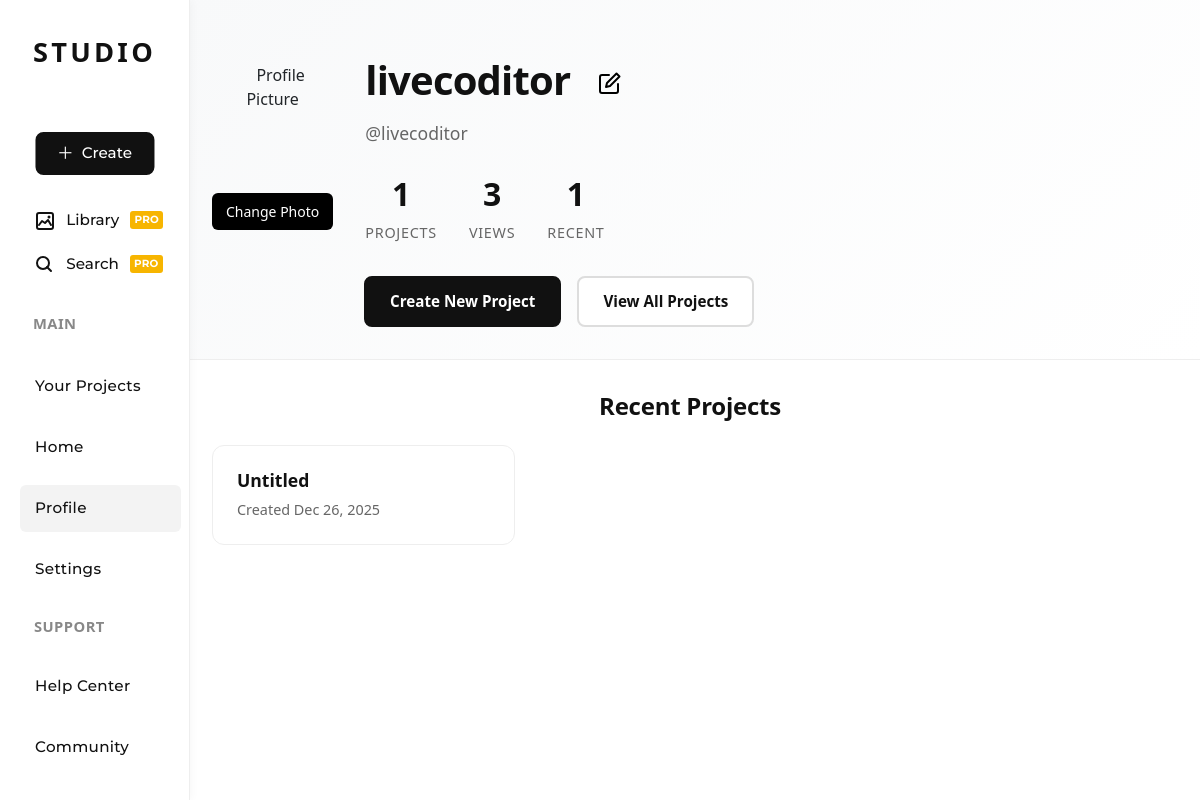
Page /profile/ (signed in) on the committed database.
### app/models.py (models this page shows, shortened)
class User(AbstractUser):
    has_agreed_policy = models.BooleanField(default=False)
    pass

class Pen(models.Model):
    user = models.ForeignKey(User, on_delete=models.CASCADE)
    title = models.CharField(max_length=200, blank=True)
    html_code = models.TextField()
    css_code = models.TextField(blank=True)
    js_code = models.TextField(blank=True)
    extra_files = models.JSONField(default=dict, blank=True)
    created_at = models.DateTimeField(auto_now_add=True)
    updated_at = models.DateTimeField(auto_now=True)
    is_draft = models.BooleanField(default=True)
    views = models.IntegerField(default=0)
    is_fork = models.BooleanField(default=False)
    is_edited = models.BooleanField(default=False)
    class Meta:
        db_table = 'app_pen'

### app/views.py (the view)
# urls.py: path('profile/', views.profile, name='profile'),
def profile(request):
    if request.method == "POST":
        new_username = request.POST.get("username", "").strip()
        if new_username:
            request.user.username = new_username
            request.user.save()
            messages.success(request, "Username updated successfully!")
    if request.method == "POST" and request.FILES.get("profile_picture"):
        profile, _ = Profile.objects.get_or_create(user=request.user)
        profile.profile_picture = request.FILES["profile_picture"]
        profile.save()
        return redirect("profile")
    pens_count = Pen.objects.filter(user=request.user).count()
    recent_pens = Pen.objects.filter(user=request.user).order_by('-created_at')[:5]
    total_views = sum(pen.views for pen in Pen.objects.filter(user=request.user)) if hasattr(Pen.objects.first(), 'views') else 0
    has_agreed_policy = getattr(request.user, 'has_agreed_policy', False)
    return render(request, "app/profile.html", {
        "pens_count": pens_count,
        "recent_pens": recent_pens,
        "total_views": total_views,
        "has_agreed_policy": has_agreed_policy,
    })

### app/templates/app/profile.html (shortened to what this page needs)
{% extends "app/base.html" %}
{% block body %}
<div class="layout-root">
  <div class="page-flex">
    <div class="sidebar">
      <div class="sidebar-logo">STUDIO</div>
      <div class="sidebar-tools">
        <a href="{% url 'create' %}" class="create-btn-small" style="text-decoration:none; margin-bottom: 1.2rem; margin-top: 0.5rem;">
          <span style="font-size:1.1em;">＋</span> Create
        </a>
        <a href="{% url 'library' %}" class="sidebar-tool-btn" style="text-decoration:none;">
          <span class="icon">
          </span>
          Library
          <span style="margin-right: 2px; font-size: 0.65rem; color: #fff; background: #f7b500; padding: 1px 4px; border-radius: 3px; font-weight: 700; letter-spacing: 0.02em;">PRO</span>
        </a>
        <button class="sidebar-tool-btn" id="search-btn" type="button" style="margin-bottom: 1rem;">
          <span class="icon">
            <svg width="20" height="20" viewBox="0 0 20 20" fill="none" xmlns="http://www.w3.org/2000/svg">
              <circle cx="8" cy="8" r="6" stroke="#111" stroke-width="2"/>
              <line x1="12" y1="12" x2="16" y2="16" stroke="#111" stroke-width="2" stroke-linecap="round"/>
            </svg>
          </span>
          Search
          <span style="margin-right: 2px; font-size: 0.65rem; color: #fff; background: #f7b500; padding: 1px 4px; border-radius: 3px; font-weight: 700; letter-spacing: 0.02em;">PRO</span>
        </button>
      </div>
      <div class="sidebar-section-label" style="position: relative; left: 33px;">Main</div>
      <div class="sidebar-buttons" style="margin-top: 20px;">
        <a href="{% url 'projects' %}" class="sidebar-btn"><span>Your Projects</span></a>
        <a href="{% url 'main' %}" class="sidebar-btn"><span>Home</span></a>
        <a href="{% url 'profile' %}" class="sidebar-btn active"><span>Profile</span></a>
        <a href="{% url 'settings' %}" class="sidebar-btn"><span>Settings</span></a>
      </div>
      <div class="sidebar-extra-section">
        <div class="sidebar-section-label" style="position: relative; left: 34px; margin-bottom: 15px;">Support</div>
        <a href="{% url 'help_center' %}" class="sidebar-btn"><span>Help Center</span></a>
        <a href="https://codingeditor.slack.com/archives/C097C03BCA1" class="sidebar-btn"><span>Community</span></a>
        <a  href="{% url 'logout' %}" type="button" class="sidebar-btn" id="logout-btn"><span>Logout</span></a>
      </div>
    </div>
    <div class="main-content">
      <div class="profile-header">
        <div class="profile-container">
          <div class="profile-intro">
            <div class="profile-photo" style="text-align:center;">
              <form action="{% url 'upload_profile_picture' %}"
                    method="post"
                    enctype="multipart/form-data"
                    id="profile-picture-form">
                  <div style="width: 120px; height: 120px; border-radius: 50%;
                              overflow: hidden;
                              margin: 0 auto;">
                      <img id="profile-preview"
                           src="{{ request.user.profile.profile_picture.url|default:'/static/images/default-avatar.png' }}"
                           alt="Profile Picture"
                           style="width: 100%; height: 100%; object-fit: cover;">
                  </div>
                  <button type="button" id="change-photo-btn"
                          style="margin-top:10px; background:#000; color:#fff;
                                 border:none; padding:8px 14px; border-radius:6px;
                                 cursor:pointer; font-size:14px;">
                      Change Photo
                  </button>
              </form>
          </div>
            <div class="profile-info">
              <form method="post" id="username-form" style="display:flex; align-items:center; gap:8px; margin:8px 0;">
                <h1 id="username-display" class="profile-name"
                    style="cursor:pointer;"
                    onclick="startEditing()">
                  {{ request.user.get_full_name|default:request.user.username }}
                </h1>
                       <button type="button"
            onclick="startEditing()"
            style="background:none; border:none; cursor:pointer;"
            title="Edit">
    </button>
              </form>
              <p class="profile-username">@{{ request.user.username }}</p>
              <div class="profile-stats">
                <div class="stat-item">
                  <div class="stat-number">{{ pens_count }}</div>
                  <div class="stat-label">Projects</div>
                </div>
                <div class="stat-item">
                  <div class="stat-number">{{ total_views }}</div>
                  <div class="stat-label">Views</div>
                </div>
                <div class="stat-item">
                  <div class="stat-number">{{ recent_pens|length }}</div>
                  <div class="stat-label">Recent</div>
                </div>
              </div>
            </div>
          </div>
          <div class="profile-actions">
            <a href="{% url 'create' %}" class="profile-btn primary" style="margin-left: 9.5rem;">Create New Project</a>
            <a href="{% url 'projects' %}" class="profile-btn secondary">View All Projects</a>
          </div>
        </div>
      </div>
      <div class="profile-content">
        <div class="content-section">
          <h2 class="section-title">Recent Projects</h2>
          {% if recent_pens %}
            <div class="recent-projects">
              {% for pen in recent_pens %}
                <div class="project-card" onclick="window.location.href='{% url 'edit_pen' pen.id %}'">
                  <h3 class="project-title">{{ pen.title }}</h3>
                  <p class="project-date">Created {{ pen.created_at|date:"M j, Y" }}</p>
                </div>
              {% endfor %}
            </div>
          {% endif %}
        </div>
      </div>
    </div>
  </div>
</div>
{% endblock %}

### app/static/app/styles.css (style rules this page uses)
* { margin: 0; padding: 0; box-sizing: border-box; }
body { font-family: 'Helvetica Neue', Arial, sans-serif; line-height: 1.4; color: #000; background: #fff; overflow-x: hidden; }
.section-title { font-size: 48px; font-weight: 100; margin-bottom: 60px; text-align: center; letter-spacing: -1px; }
a { color: #007bff; text-decoration: none; }

### rows in the picture
User: user.get_full_name "livecoditor", user.username "livecoditor"
Pen: title "Untitled", created_at "Dec 26, 2025"

### other values in the picture
{{ pens_count }} "1"
{{ total_views }} "3"
{{ recent_pens|length }} "1"
